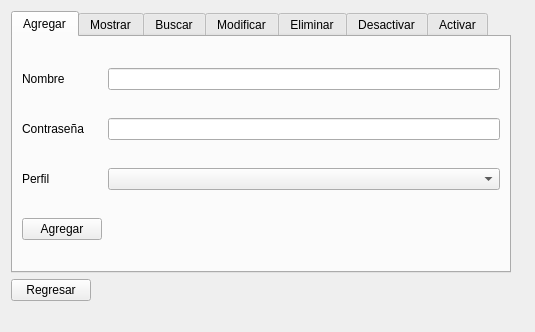
<?xml version="1.0" encoding="UTF-8"?>
<ui version="4.0">
 <class>MenuUser</class>
 <widget class="QWidget" name="MenuUser">
  <property name="geometry">
   <rect>
    <x>0</x>
    <y>0</y>
    <width>535</width>
    <height>332</height>
   </rect>
  </property>
  <property name="windowTitle">
   <string>Usuarios</string>
  </property>
  <property name="windowIcon">
   <iconset>
    <normaloff>../icons/136f44b4-5bee-4460-a450-b041a78ae746.jpg</normaloff>../icons/136f44b4-5bee-4460-a450-b041a78ae746.jpg</iconset>
  </property>
  <layout class="QGridLayout" name="gridLayout">
   <item row="2" column="2">
    <spacer name="horizontalSpacer">
     <property name="orientation">
      <enum>Qt::Horizontal</enum>
     </property>
     <property name="sizeHint" stdset="0">
      <size>
       <width>40</width>
       <height>20</height>
      </size>
     </property>
    </spacer>
   </item>
   <item row="2" column="1">
    <widget class="QPushButton" name="pushButton">
     <property name="text">
      <string>Regresar</string>
     </property>
     <property name="autoDefault">
      <bool>true</bool>
     </property>
    </widget>
   </item>
   <item row="3" column="3">
    <widget class="QLabel" name="label_2">
     <property name="text">
      <string/>
     </property>
    </widget>
   </item>
   <item row="3" column="1">
    <widget class="QLabel" name="label">
     <property name="text">
      <string/>
     </property>
    </widget>
   </item>
   <item row="1" column="1" colspan="2">
    <widget class="QTabWidget" name="tabWidget">
     <property name="currentIndex">
      <number>0</number>
     </property>
     <widget class="QWidget" name="tab">
      <attribute name="title">
       <string>Agregar</string>
      </attribute>
      <layout class="QGridLayout" name="gridLayout_2">
       <item row="2" column="2">
        <widget class="QComboBox" name="comboBox">
         <item>
          <property name="text">
           <string/>
          </property>
         </item>
         <item>
          <property name="text">
           <string>Administrador</string>
          </property>
         </item>
         <item>
          <property name="text">
           <string>Coordinador Academico</string>
          </property>
         </item>
         <item>
          <property name="text">
           <string>Asistente Academico</string>
          </property>
         </item>
         <item>
          <property name="text">
           <string>Profesor</string>
          </property>
         </item>
        </widget>
       </item>
       <item row="1" column="2">
        <widget class="QLineEdit" name="lineEdit_2"/>
       </item>
       <item row="0" column="2">
        <widget class="QLineEdit" name="lineEdit"/>
       </item>
       <item row="0" column="0">
        <widget class="QLabel" name="label_3">
         <property name="text">
          <string>Nombre</string>
         </property>
        </widget>
       </item>
       <item row="1" column="0">
        <widget class="QLabel" name="label_4">
         <property name="text">
          <string>Contraseña</string>
         </property>
        </widget>
       </item>
       <item row="2" column="0">
        <widget class="QLabel" name="label_5">
         <property name="text">
          <string>Perfil</string>
         </property>
        </widget>
       </item>
       <item row="3" column="0">
        <widget class="QPushButton" name="pushButton_3">
         <property name="text">
          <string>Agregar</string>
         </property>
         <property name="autoDefault">
          <bool>true</bool>
         </property>
        </widget>
       </item>
      </layout>
     </widget>
     <widget class="QWidget" name="tab_2">
      <attribute name="title">
       <string>Mostrar</string>
      </attribute>
      <layout class="QGridLayout" name="gridLayout_3">
       <item row="0" column="0" colspan="2">
        <widget class="QTextBrowser" name="textBrowser"/>
       </item>
       <item row="1" column="0">
        <widget class="QPushButton" name="pushButton_2">
         <property name="text">
          <string>Mostrar</string>
         </property>
         <property name="autoDefault">
          <bool>true</bool>
         </property>
        </widget>
       </item>
       <item row="1" column="1">
        <widget class="QPushButton" name="pushButton_6">
         <property name="text">
          <string>Limpiar</string>
         </property>
         <property name="autoDefault">
          <bool>true</bool>
         </property>
        </widget>
       </item>
      </layout>
     </widget>
     <widget class="QWidget" name="tab_3">
      <attribute name="title">
       <string>Buscar</string>
      </attribute>
      <layout class="QGridLayout" name="gridLayout_4">
       <item row="1" column="0">
        <widget class="QLabel" name="label_6">
         <property name="text">
          <string>Código</string>
         </property>
        </widget>
       </item>
       <item row="1" column="1">
        <widget class="QLineEdit" name="lineEdit_3"/>
       </item>
       <item row="1" column="2">
        <widget class="QPushButton" name="pushButton_4">
         <property name="text">
          <string>Buscar</string>
         </property>
         <property name="autoDefault">
          <bool>true</bool>
         </property>
        </widget>
       </item>
       <item row="0" column="0" colspan="3">
        <widget class="QTextBrowser" name="textBrowser_2"/>
       </item>
      </layout>
     </widget>
     <widget class="QWidget" name="tab_4">
      <attribute name="title">
       <string>Modificar</string>
      </attribute>
      <layout class="QGridLayout" name="gridLayout_8">
       <item row="3" column="1">
        <widget class="QComboBox" name="comboBox_2">
         <item>
          <property name="text">
           <string/>
          </property>
         </item>
         <item>
          <property name="text">
           <string>Administrador</string>
          </property>
         </item>
         <item>
          <property name="text">
           <string>Coordinador Academico</string>
          </property>
         </item>
         <item>
          <property name="text">
           <string>Asistente Academico</string>
          </property>
         </item>
         <item>
          <property name="text">
           <string>Profesor</string>
          </property>
         </item>
        </widget>
       </item>
       <item row="0" column="0">
        <widget class="QLabel" name="label_11">
         <property name="text">
          <string>Código</string>
         </property>
        </widget>
       </item>
       <item row="1" column="1">
        <widget class="QLineEdit" name="lineEdit_9"/>
       </item>
       <item row="1" column="0">
        <widget class="QLabel" name="label_12">
         <property name="text">
          <string>Nombre</string>
         </property>
        </widget>
       </item>
       <item row="2" column="1">
        <widget class="QLineEdit" name="lineEdit_10"/>
       </item>
       <item row="3" column="0">
        <widget class="QLabel" name="label_14">
         <property name="text">
          <string>Perfil</string>
         </property>
        </widget>
       </item>
       <item row="0" column="1">
        <widget class="QLineEdit" name="lineEdit_8"/>
       </item>
       <item row="2" column="0">
        <widget class="QLabel" name="label_13">
         <property name="text">
          <string>Contraseña</string>
         </property>
        </widget>
       </item>
       <item row="4" column="0">
        <widget class="QPushButton" name="pushButton_9">
         <property name="text">
          <string>Modificar</string>
         </property>
         <property name="autoDefault">
          <bool>true</bool>
         </property>
        </widget>
       </item>
       <item row="0" column="2" rowspan="5">
        <widget class="QTextBrowser" name="textBrowser_6"/>
       </item>
      </layout>
     </widget>
     <widget class="QWidget" name="tab_5">
      <attribute name="title">
       <string>Eliminar</string>
      </attribute>
      <layout class="QGridLayout" name="gridLayout_5">
       <item row="1" column="0">
        <widget class="QLabel" name="label_7">
         <property name="text">
          <string>Código</string>
         </property>
        </widget>
       </item>
       <item row="1" column="1">
        <widget class="QLineEdit" name="lineEdit_4"/>
       </item>
       <item row="1" column="2">
        <widget class="QPushButton" name="pushButton_5">
         <property name="text">
          <string>Eliminar</string>
         </property>
         <property name="autoDefault">
          <bool>true</bool>
         </property>
        </widget>
       </item>
       <item row="0" column="0" colspan="3">
        <widget class="QTextBrowser" name="textBrowser_3"/>
       </item>
      </layout>
     </widget>
     <widget class="QWidget" name="tab_6">
      <attribute name="title">
       <string>Desactivar</string>
      </attribute>
      <layout class="QGridLayout" name="gridLayout_6">
       <item row="1" column="0">
        <widget class="QLabel" name="label_8">
         <property name="text">
          <string>Código</string>
         </property>
        </widget>
       </item>
       <item row="1" column="1">
        <widget class="QLineEdit" name="lineEdit_5"/>
       </item>
       <item row="1" column="2">
        <widget class="QPushButton" name="pushButton_7">
         <property name="text">
          <string>Desactivar</string>
         </property>
         <property name="autoDefault">
          <bool>true</bool>
         </property>
        </widget>
       </item>
       <item row="0" column="0" colspan="3">
        <widget class="QTextBrowser" name="textBrowser_4"/>
       </item>
      </layout>
     </widget>
     <widget class="QWidget" name="tab_7">
      <attribute name="title">
       <string>Activar</string>
      </attribute>
      <layout class="QGridLayout" name="gridLayout_7">
       <item row="1" column="0">
        <widget class="QLabel" name="label_9">
         <property name="text">
          <string>Código</string>
         </property>
        </widget>
       </item>
       <item row="1" column="1">
        <widget class="QLineEdit" name="lineEdit_6"/>
       </item>
       <item row="1" column="2">
        <widget class="QPushButton" name="pushButton_8">
         <property name="text">
          <string>Activar</string>
         </property>
         <property name="autoDefault">
          <bool>true</bool>
         </property>
        </widget>
       </item>
       <item row="0" column="0" colspan="3">
        <widget class="QTextBrowser" name="textBrowser_5"/>
       </item>
      </layout>
     </widget>
    </widget>
   </item>
  </layout>
 </widget>
 <tabstops>
  <tabstop>tabWidget</tabstop>
  <tabstop>lineEdit</tabstop>
  <tabstop>lineEdit_2</tabstop>
  <tabstop>comboBox</tabstop>
  <tabstop>pushButton_3</tabstop>
  <tabstop>textBrowser</tabstop>
  <tabstop>pushButton_2</tabstop>
  <tabstop>pushButton_6</tabstop>
  <tabstop>textBrowser_2</tabstop>
  <tabstop>lineEdit_3</tabstop>
  <tabstop>pushButton_4</tabstop>
  <tabstop>lineEdit_8</tabstop>
  <tabstop>lineEdit_9</tabstop>
  <tabstop>lineEdit_10</tabstop>
  <tabstop>comboBox_2</tabstop>
  <tabstop>pushButton_9</tabstop>
  <tabstop>textBrowser_6</tabstop>
  <tabstop>textBrowser_3</tabstop>
  <tabstop>lineEdit_4</tabstop>
  <tabstop>pushButton_5</tabstop>
  <tabstop>textBrowser_4</tabstop>
  <tabstop>lineEdit_5</tabstop>
  <tabstop>pushButton_7</tabstop>
  <tabstop>textBrowser_5</tabstop>
  <tabstop>lineEdit_6</tabstop>
  <tabstop>pushButton_8</tabstop>
  <tabstop>pushButton</tabstop>
 </tabstops>
 <resources/>
 <connections/>
</ui>
